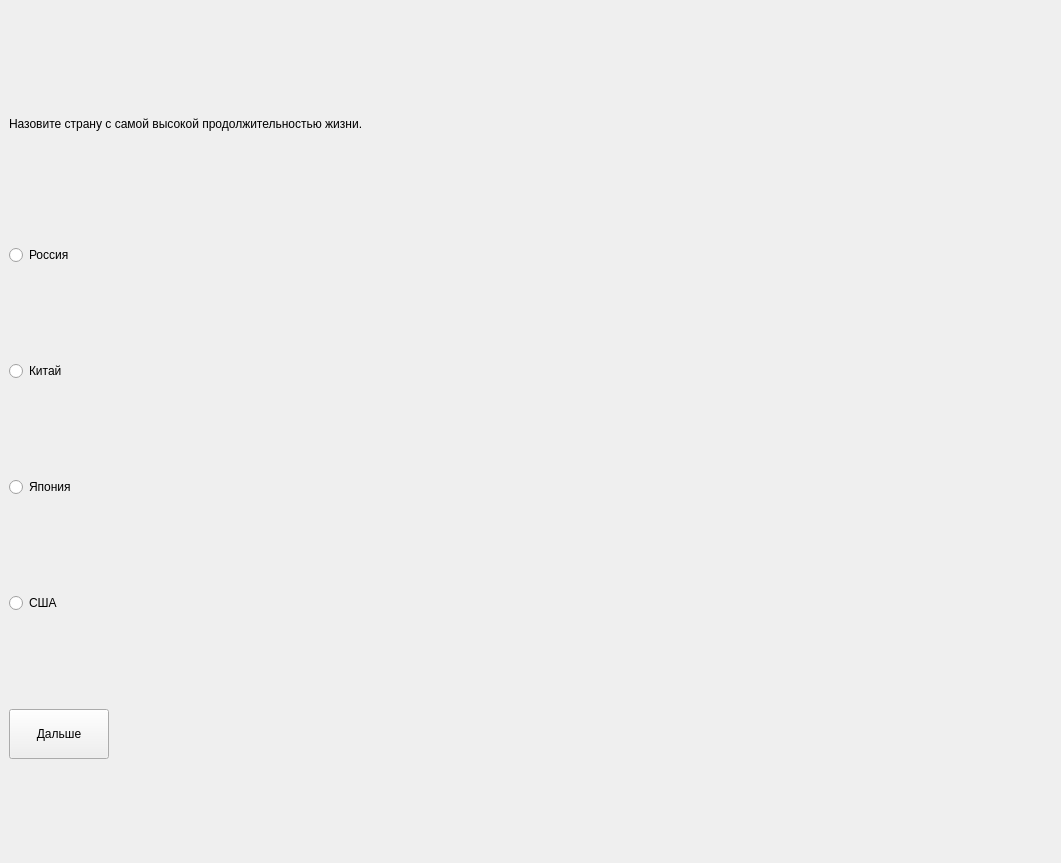
<?xml version="1.0" encoding="UTF-8"?>
<ui version="4.0">
 <class>MainWindow</class>
 <widget class="QMainWindow" name="MainWindow">
  <property name="geometry">
   <rect>
    <x>0</x>
    <y>0</y>
    <width>1061</width>
    <height>863</height>
   </rect>
  </property>
  <property name="windowTitle">
   <string>MainWindow</string>
  </property>
  <widget class="QWidget" name="centralwidget">
   <layout class="QVBoxLayout" name="verticalLayout">
    <item>
     <widget class="QLabel" name="vopros">
      <property name="maximumSize">
       <size>
        <width>16777215</width>
        <height>50</height>
       </size>
      </property>
      <property name="whatsThis">
       <string>&lt;html&gt;&lt;head/&gt;&lt;body&gt;&lt;p align=&quot;center&quot;&gt;&lt;br/&gt;&lt;/p&gt;&lt;/body&gt;&lt;/html&gt;</string>
      </property>
      <property name="styleSheet">
       <string notr="true">font: 26pt &quot;Arial&quot;;</string>
      </property>
      <property name="text">
       <string>Назовите страну с самой высокой продолжительностью жизни.</string>
      </property>
     </widget>
    </item>
    <item>
     <widget class="QRadioButton" name="ans1">
      <property name="styleSheet">
       <string notr="true">font: 26pt &quot;Arial&quot;;</string>
      </property>
      <property name="text">
       <string>Россия</string>
      </property>
     </widget>
    </item>
    <item>
     <widget class="QRadioButton" name="ans2">
      <property name="styleSheet">
       <string notr="true">font: 26pt &quot;Arial&quot;;</string>
      </property>
      <property name="text">
       <string>Китай</string>
      </property>
     </widget>
    </item>
    <item>
     <widget class="QRadioButton" name="ans3">
      <property name="styleSheet">
       <string notr="true">font: 26pt &quot;Arial&quot;;</string>
      </property>
      <property name="text">
       <string>Япония</string>
      </property>
     </widget>
    </item>
    <item>
     <widget class="QRadioButton" name="ans4">
      <property name="styleSheet">
       <string notr="true">font: 26pt &quot;Arial&quot;;</string>
      </property>
      <property name="text">
       <string>США</string>
      </property>
     </widget>
    </item>
    <item>
     <widget class="QPushButton" name="pushButton">
      <property name="maximumSize">
       <size>
        <width>100</width>
        <height>50</height>
       </size>
      </property>
      <property name="layoutDirection">
       <enum>Qt::LeftToRight</enum>
      </property>
      <property name="autoFillBackground">
       <bool>false</bool>
      </property>
      <property name="text">
       <string>Дальше</string>
      </property>
     </widget>
    </item>
   </layout>
  </widget>
 </widget>
 <resources/>
 <connections/>
</ui>
